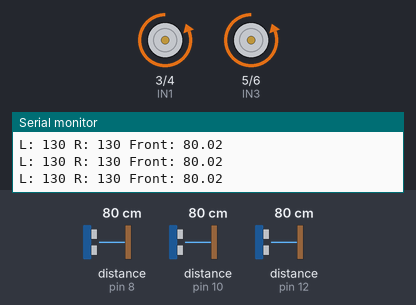
Bench run of a sketch on a simulated Arduino Uno, built with avr-gcc and run on an emulated ATmega328P. Parts: motor-driver pin pairs drawn as motors (green arrow = first pin HIGH = forward, orange = second pin HIGH = backward, longer = more drive, scaled by the enable pin), the last lines printed to the serial monitor. Wiring (inferred from the names in the program): 3 × ultrasonic range finder: trigger pin 9, echo pin 10 / trigger pin 11, echo pin 12 / trigger pin 13, echo pin 8. Inputs (shaded band) come from the test bench; at power-on: distance to the obstacle (sensors on pin 8, pin 10, pin 12) 80 cm. The echo pulse lasts 58.3 µs per cm.

Above: at 1.2 s.
1.3 s: distance to the obstacle (sensor on pin 8) set to 8 cm
2.8 s: distance to the obstacle (sensor on pin 8) set to 5 cm
At 3.2 s:
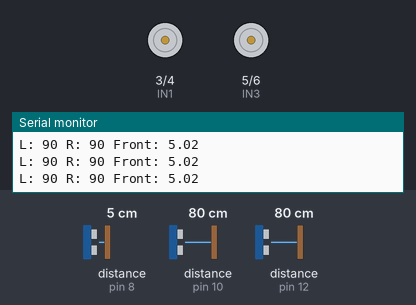
4.3 s: distance to the obstacle (sensor on pin 10) set to 2 cm
At 4.7 s:
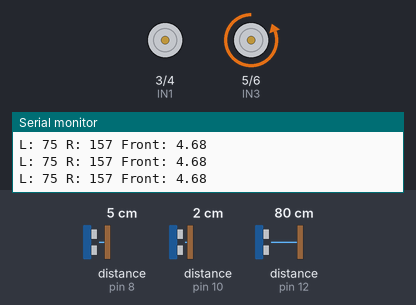
5.8 s: distance to the obstacle (sensor on pin 12) set to 4 cm
At 6.5 s:
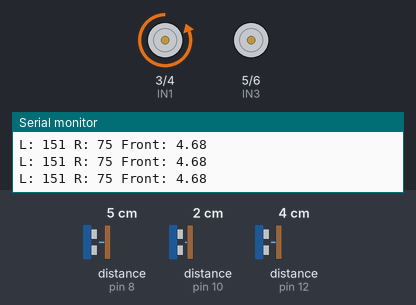
7.3 s: distance to the obstacle (sensor on pin 12) set to 60 cm
At 7.81 s:
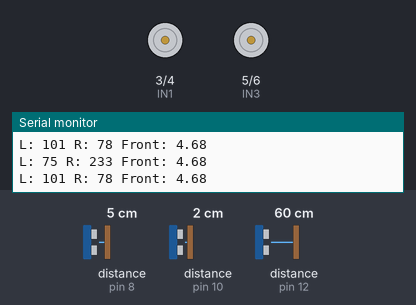
10.3 s: distance to the obstacle (sensor on pin 12) set to 52 cm
At 11.7 s:
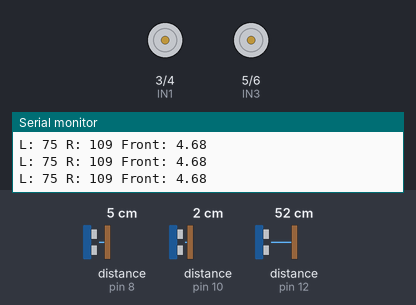
Timing chart, 0 to 12.8 s (numbered marks = the images above; inputs shaded):
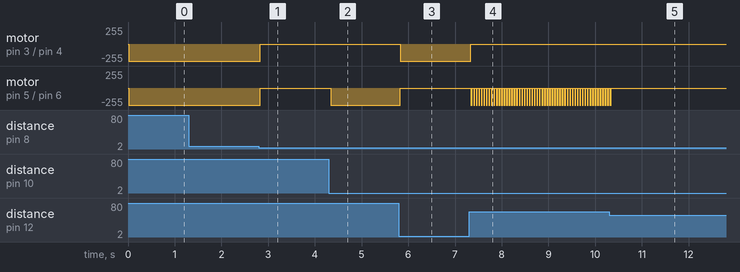

Measured:
- the behaviour switches between 7 and 6 cm on distance to the obstacle (sensor on pin 8) (found by bisection; images 0 and 1)
- the behaviour switches between 56 and 55 cm on distance to the obstacle (sensor on pin 12) (found by bisection; images 4 and 5)
- after the input at 2.8 s, motor on pin 3 (IN1) / pin 4 (IN2), motor on pin 5 (IN3) / pin 6 (IN4): backward 255/255 → stopped at once
- after the input at 4.3 s, motor on pin 5 (IN3) / pin 6 (IN4): stopped → backward 255/255 at once
- after the input at 5.8 s, motor on pin 3 (IN1) / pin 4 (IN2): stopped → backward 255/255 at once; motor on pin 5 (IN3) / pin 6 (IN4): backward 255/255 → stopped at once
- after the input at 7.3 s, motor on pin 3 (IN1) / pin 4 (IN2): backward 255/255 → stopped at once; motor on pin 5 (IN3) / pin 6 (IN4): alternates backward 255/255 for 0.03 s and stopped for 0.03 s, starting at once
- after the input at 10.3 s, motor on pin 5 (IN3) / pin 6 (IN4): goes on until 10.3 s, then stays stopped

The sketch:

Final_Code.ino
```cpp
#include <math.h>

// Base speed
int baseSpeed = 160;

// Ultrasonic sensors
#define trigL 9
#define echoL 10
#define trigR 11
#define echoR 12
#define trigF 13
#define echoF 8

// Motor Driver Pins
#define IN1 3
#define IN2 4
#define IN3 5
#define IN4 6
#define ENA 2
#define ENB 7

// Control
const int MIN_PWM = 75;
float Kp = 1.7;
float Kd = 0.9;

// State
float ePrev = 0;
unsigned long tPrev = 0;

void setup() {
  pinMode(ENA, OUTPUT);
  pinMode(IN1, OUTPUT);
  pinMode(IN2, OUTPUT);
  pinMode(ENB, OUTPUT);
  pinMode(IN3, OUTPUT);
  pinMode(IN4, OUTPUT);

  pinMode(trigL, OUTPUT);
  pinMode(echoL, INPUT);
  pinMode(trigR, OUTPUT);
  pinMode(echoR, INPUT);
  pinMode(trigF, OUTPUT);
  pinMode(echoF, INPUT);

  Serial.begin(9600);
  tPrev = millis();
}

void loop() {
  // Read Sensors
  float dL = readUltrasonicCM(trigL, echoL);
  float dR = readUltrasonicCM(trigR, echoR);
  float dF = readUltrasonicCM(trigF, echoF);

  // Timing
  unsigned long tNow = millis();
  float dt = (tNow - tPrev) / 1000.0;
  if (dt <= 0) dt = 0.01;
  tPrev = tNow;

  // Control
  float e = dR - dL;        // stay centered
  float de = (e - ePrev) / dt;
  ePrev = e;

  // avoid spikes
  if (de > 50) de = 50;
  if (de < -50) de = -50;

  float correction = (Kp * e) + (Kd * de);

  // Deadband to reduce jitter
  if (abs(e) < 1.0) correction = 0;

  // Speed Adjustment Based on Front Sensor
  if (dF > 7) baseSpeed = 130;   // speed up
  else baseSpeed = 90;           // slow down

  // steer using adaptive speed
  int leftPWM  = baseSpeed - correction;
  int rightPWM = baseSpeed + correction;

  leftPWM  = constrain(leftPWM,  MIN_PWM, 255);
  rightPWM = constrain(rightPWM, MIN_PWM, 255);

  Serial.print("L: ");
  Serial.print(leftPWM);
  Serial.print(" R: ");
  Serial.print(rightPWM);
  Serial.print(" Front: ");
  Serial.println(dF);

  driveMotors(leftPWM, rightPWM);
}

void driveMotors(int lPWM, int rPWM) {
  digitalWrite(IN1, LOW);
  digitalWrite(IN2, HIGH);
  analogWrite(ENA, lPWM);

  digitalWrite(IN3, LOW);
  digitalWrite(IN4, HIGH);
  analogWrite(ENB, rPWM);
}

// Ultrasonic Sensor
float readUltrasonicCM(int trigPin, int echoPin) {
  digitalWrite(trigPin, LOW);
  delayMicroseconds(2);
  digitalWrite(trigPin, HIGH);
  delayMicroseconds(10);
  digitalWrite(trigPin, LOW);

  long duration = pulseIn(echoPin, HIGH, 30000);

  if (duration == 0) return 40; // fallback
  else {
    float cm = duration * 0.0343 / 2.0; // speed of sound
    if (cm < 2 || cm > 200) cm = 40;    // validate reading
    return cm;
  }
}
```
